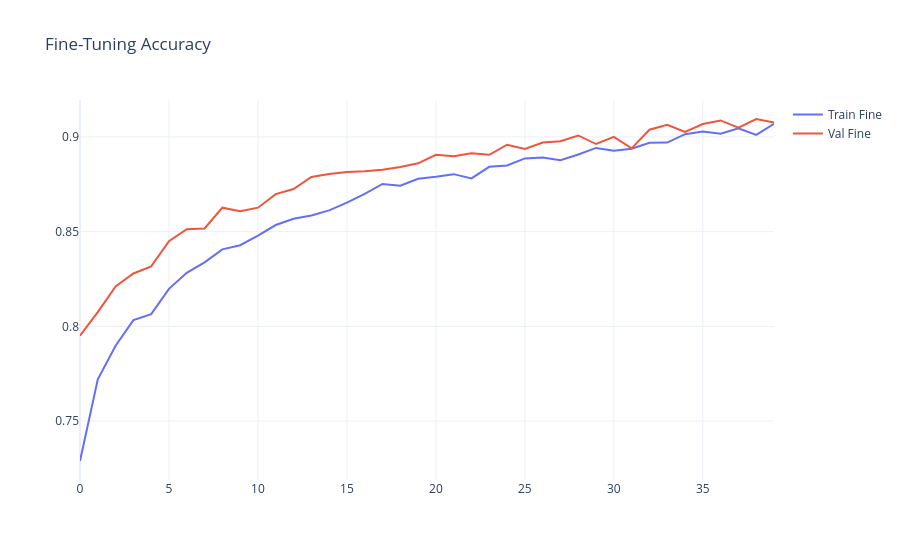

The cell this chart's notebook holds for it:
### Code cell
fig = go.Figure()
fig.add_trace(go.Scatter(y=history_fine.history['accuracy'], name="Train Fine"))
fig.add_trace(go.Scatter(y=history_fine.history['val_accuracy'], name="Val Fine"))
fig.update_layout(title="Fine-Tuning Accuracy", template="plotly_white")
fig.show()

### Figure 1 — Plotly figure (JSON) as saved in the notebook; plotly's stock layout.template omitted (floating-point values rounded to 4 significant figures)
{"data": [{"name": "Train Fine", "type": "scatter", "y": [0.729, 0.7721, 0.7898, 0.8033, 0.8064, 0.8198, 0.8283, 0.8338, 0.8406, 0.8428, 0.8479, 0.8535, 0.8568, 0.8585, 0.8612, 0.8653, 0.87, 0.8752, 0.8742, 0.8779, 0.879, 0.8803, 0.8781, 0.8842, 0.8849, 0.8886, 0.8891, 0.8877, 0.8907, 0.8942, 0.8927, 0.8938, 0.8969, 0.897, 0.9014, 0.9029, 0.9016, 0.9045, 0.9011, 0.9069]}, {"name": "Val Fine", "type": "scatter", "y": [0.7951, 0.8075, 0.8211, 0.8279, 0.8317, 0.8449, 0.8513, 0.8517, 0.8626, 0.8608, 0.8626, 0.8698, 0.8725, 0.8789, 0.8804, 0.8815, 0.8819, 0.8826, 0.8842, 0.886, 0.8906, 0.8898, 0.8913, 0.8906, 0.8958, 0.8936, 0.897, 0.8977, 0.9008, 0.8962, 0.9, 0.894, 0.9038, 0.9064, 0.9026, 0.9068, 0.9087, 0.9049, 0.9094, 0.9075]}], "layout": {"title": {"text": "Fine-Tuning Accuracy"}}}
